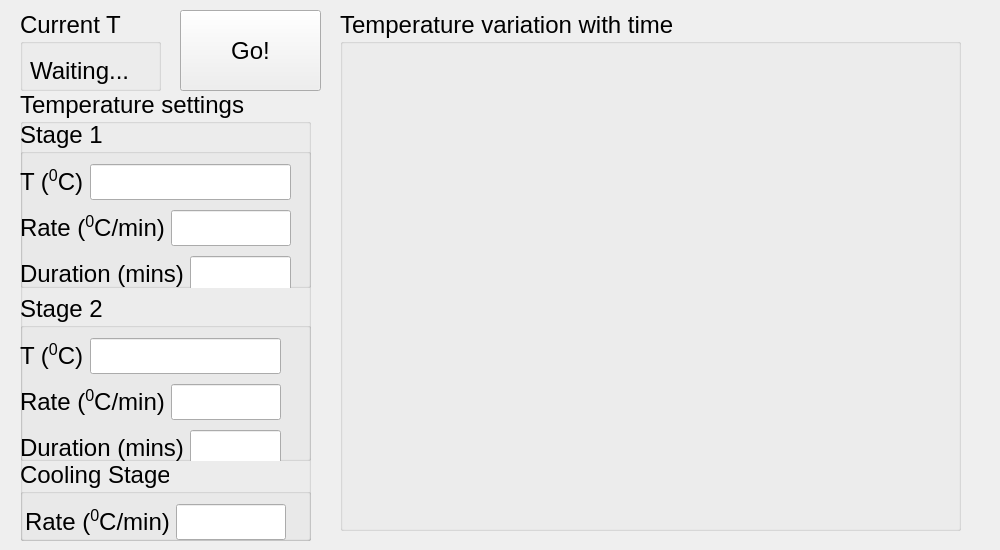
<?xml version="1.0" encoding="UTF-8"?>
<ui version="4.0">
 <class>Widget</class>
 <widget class="QWidget" name="Widget">
  <property name="geometry">
   <rect>
    <x>0</x>
    <y>0</y>
    <width>1000</width>
    <height>550</height>
   </rect>
  </property>
  <property name="font">
   <font>
    <pointsize>18</pointsize>
   </font>
  </property>
  <property name="windowTitle">
   <string>Temperature Programmer</string>
  </property>
  <widget class="QGroupBox" name="gBoxCurrentTemperature">
   <property name="geometry">
    <rect>
     <x>20</x>
     <y>10</y>
     <width>141</width>
     <height>81</height>
    </rect>
   </property>
   <property name="font">
    <font>
     <pointsize>18</pointsize>
    </font>
   </property>
   <property name="title">
    <string>Current T</string>
   </property>
   <widget class="QLabel" name="label_currentTemperature">
    <property name="geometry">
     <rect>
      <x>10</x>
      <y>40</y>
      <width>121</width>
      <height>41</height>
     </rect>
    </property>
    <property name="text">
     <string>Waiting...</string>
    </property>
   </widget>
  </widget>
  <widget class="QGroupBox" name="gBoxUserInput">
   <property name="geometry">
    <rect>
     <x>20</x>
     <y>90</y>
     <width>291</width>
     <height>451</height>
    </rect>
   </property>
   <property name="font">
    <font>
     <pointsize>18</pointsize>
    </font>
   </property>
   <property name="title">
    <string>Temperature settings</string>
   </property>
   <widget class="QGroupBox" name="groupBox_3">
    <property name="geometry">
     <rect>
      <x>0</x>
      <y>370</y>
      <width>291</width>
      <height>81</height>
     </rect>
    </property>
    <property name="title">
     <string>Cooling Stage</string>
    </property>
    <widget class="QWidget" name="layoutWidget">
     <property name="geometry">
      <rect>
       <x>5</x>
       <y>41</y>
       <width>261</width>
       <height>42</height>
      </rect>
     </property>
     <layout class="QHBoxLayout" name="horizontalLayout_7">
      <item>
       <widget class="QLabel" name="label_7">
        <property name="text">
         <string>&lt;html&gt;&lt;head/&gt;&lt;body&gt;&lt;p&gt;Rate (&lt;span style=&quot; vertical-align:super;&quot;&gt;0&lt;/span&gt;C/min)&lt;/p&gt;&lt;/body&gt;&lt;/html&gt;</string>
        </property>
       </widget>
      </item>
      <item>
       <widget class="QLineEdit" name="lineEdit_RateCool"/>
      </item>
     </layout>
    </widget>
   </widget>
   <widget class="QWidget" name="">
    <property name="geometry">
     <rect>
      <x>0</x>
      <y>30</y>
      <width>291</width>
      <height>341</height>
     </rect>
    </property>
    <layout class="QVBoxLayout" name="verticalLayout_3">
     <item>
      <widget class="QGroupBox" name="groupBox">
       <property name="title">
        <string>Stage 1</string>
       </property>
       <widget class="QWidget" name="layoutWidget">
        <property name="geometry">
         <rect>
          <x>0</x>
          <y>40</y>
          <width>271</width>
          <height>136</height>
         </rect>
        </property>
        <layout class="QVBoxLayout" name="verticalLayout">
         <item>
          <layout class="QHBoxLayout" name="horizontalLayout">
           <item>
            <widget class="QLabel" name="label">
             <property name="text">
              <string>&lt;html&gt;&lt;head/&gt;&lt;body&gt;&lt;p&gt;T (&lt;span style=&quot; vertical-align:super;&quot;&gt;0&lt;/span&gt;C)&lt;/p&gt;&lt;/body&gt;&lt;/html&gt;</string>
             </property>
            </widget>
           </item>
           <item>
            <widget class="QLineEdit" name="lineEdit_T1"/>
           </item>
          </layout>
         </item>
         <item>
          <layout class="QHBoxLayout" name="horizontalLayout_2">
           <item>
            <widget class="QLabel" name="label_2">
             <property name="text">
              <string>&lt;html&gt;&lt;head/&gt;&lt;body&gt;&lt;p&gt;Rate (&lt;span style=&quot; vertical-align:super;&quot;&gt;0&lt;/span&gt;C/min)&lt;/p&gt;&lt;/body&gt;&lt;/html&gt;</string>
             </property>
            </widget>
           </item>
           <item>
            <widget class="QLineEdit" name="lineEdit_Rate1"/>
           </item>
          </layout>
         </item>
         <item>
          <layout class="QHBoxLayout" name="horizontalLayout_3">
           <item>
            <widget class="QLabel" name="label_3">
             <property name="text">
              <string>&lt;html&gt;&lt;head/&gt;&lt;body&gt;&lt;p&gt;Duration (mins)&lt;/p&gt;&lt;/body&gt;&lt;/html&gt;</string>
             </property>
            </widget>
           </item>
           <item>
            <widget class="QLineEdit" name="lineEdit_Duration1"/>
           </item>
          </layout>
         </item>
        </layout>
       </widget>
      </widget>
     </item>
     <item>
      <widget class="QGroupBox" name="groupBox_2">
       <property name="title">
        <string>Stage 2</string>
       </property>
       <widget class="QWidget" name="layoutWidget">
        <property name="geometry">
         <rect>
          <x>0</x>
          <y>40</y>
          <width>261</width>
          <height>136</height>
         </rect>
        </property>
        <layout class="QVBoxLayout" name="verticalLayout_2">
         <item>
          <layout class="QHBoxLayout" name="horizontalLayout_4">
           <item>
            <widget class="QLabel" name="label_4">
             <property name="text">
              <string>&lt;html&gt;&lt;head/&gt;&lt;body&gt;&lt;p&gt;T (&lt;span style=&quot; vertical-align:super;&quot;&gt;0&lt;/span&gt;C)&lt;/p&gt;&lt;/body&gt;&lt;/html&gt;</string>
             </property>
            </widget>
           </item>
           <item>
            <widget class="QLineEdit" name="lineEdit_T2"/>
           </item>
          </layout>
         </item>
         <item>
          <layout class="QHBoxLayout" name="horizontalLayout_5">
           <item>
            <widget class="QLabel" name="label_5">
             <property name="text">
              <string>&lt;html&gt;&lt;head/&gt;&lt;body&gt;&lt;p&gt;Rate (&lt;span style=&quot; vertical-align:super;&quot;&gt;0&lt;/span&gt;C/min)&lt;/p&gt;&lt;/body&gt;&lt;/html&gt;</string>
             </property>
            </widget>
           </item>
           <item>
            <widget class="QLineEdit" name="lineEdit_Rate2"/>
           </item>
          </layout>
         </item>
         <item>
          <layout class="QHBoxLayout" name="horizontalLayout_6">
           <item>
            <widget class="QLabel" name="label_6">
             <property name="text">
              <string>&lt;html&gt;&lt;head/&gt;&lt;body&gt;&lt;p&gt;Duration (mins)&lt;/p&gt;&lt;/body&gt;&lt;/html&gt;</string>
             </property>
            </widget>
           </item>
           <item>
            <widget class="QLineEdit" name="lineEdit_Duration2"/>
           </item>
          </layout>
         </item>
        </layout>
       </widget>
      </widget>
     </item>
    </layout>
   </widget>
  </widget>
  <widget class="QGroupBox" name="gBoxTemperaturePlot">
   <property name="geometry">
    <rect>
     <x>340</x>
     <y>10</y>
     <width>621</width>
     <height>521</height>
    </rect>
   </property>
   <property name="title">
    <string>Temperature variation with time</string>
   </property>
   <widget class="PlotWidget" name="plotTemperatureVSTime" native="true">
    <property name="geometry">
     <rect>
      <x>20</x>
      <y>50</y>
      <width>591</width>
      <height>461</height>
     </rect>
    </property>
   </widget>
  </widget>
  <widget class="QPushButton" name="pushButton_Go">
   <property name="geometry">
    <rect>
     <x>180</x>
     <y>10</y>
     <width>141</width>
     <height>81</height>
    </rect>
   </property>
   <property name="text">
    <string>Go!</string>
   </property>
  </widget>
 </widget>
 <customwidgets>
  <customwidget>
   <class>PlotWidget</class>
   <extends>QWidget</extends>
   <header>pyqtgraph</header>
   <container>1</container>
  </customwidget>
 </customwidgets>
 <resources/>
 <connections/>
</ui>
